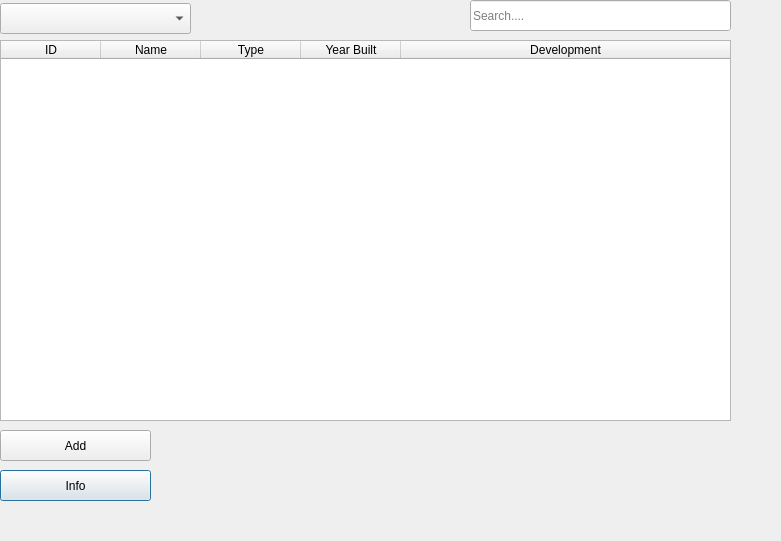
<?xml version="1.0" encoding="UTF-8"?>
<ui version="4.0">
 <class>ComputerDialog</class>
 <widget class="QDialog" name="ComputerDialog">
  <property name="geometry">
   <rect>
    <x>0</x>
    <y>0</y>
    <width>781</width>
    <height>541</height>
   </rect>
  </property>
  <property name="windowTitle">
   <string>Dialog</string>
  </property>
  <widget class="QPushButton" name="button_info_computer">
   <property name="geometry">
    <rect>
     <x>0</x>
     <y>470</y>
     <width>151</width>
     <height>31</height>
    </rect>
   </property>
   <property name="text">
    <string>Info</string>
   </property>
  </widget>
  <widget class="QPushButton" name="pushButton_add_new_scientist">
   <property name="geometry">
    <rect>
     <x>0</x>
     <y>340</y>
     <width>91</width>
     <height>31</height>
    </rect>
   </property>
   <property name="text">
    <string>Add new</string>
   </property>
  </widget>
  <widget class="QTableWidget" name="computer_table">
   <property name="geometry">
    <rect>
     <x>0</x>
     <y>40</y>
     <width>731</width>
     <height>381</height>
    </rect>
   </property>
   <property name="editTriggers">
    <set>QAbstractItemView::NoEditTriggers</set>
   </property>
   <property name="selectionBehavior">
    <enum>QAbstractItemView::SelectRows</enum>
   </property>
   <property name="showGrid">
    <bool>false</bool>
   </property>
   <property name="sortingEnabled">
    <bool>true</bool>
   </property>
   <attribute name="horizontalHeaderCascadingSectionResizes">
    <bool>false</bool>
   </attribute>
   <attribute name="horizontalHeaderHighlightSections">
    <bool>true</bool>
   </attribute>
   <attribute name="horizontalHeaderShowSortIndicator" stdset="0">
    <bool>true</bool>
   </attribute>
   <attribute name="horizontalHeaderStretchLastSection">
    <bool>true</bool>
   </attribute>
   <attribute name="verticalHeaderVisible">
    <bool>false</bool>
   </attribute>
   <attribute name="verticalHeaderDefaultSectionSize">
    <number>42</number>
   </attribute>
   <attribute name="verticalHeaderStretchLastSection">
    <bool>false</bool>
   </attribute>
   <column>
    <property name="text">
     <string>ID</string>
    </property>
   </column>
   <column>
    <property name="text">
     <string>Name</string>
    </property>
   </column>
   <column>
    <property name="text">
     <string>Type</string>
    </property>
   </column>
   <column>
    <property name="text">
     <string>Year Built</string>
    </property>
   </column>
   <column>
    <property name="text">
     <string>Development</string>
    </property>
   </column>
  </widget>
  <widget class="QLineEdit" name="search_box_computer">
   <property name="geometry">
    <rect>
     <x>470</x>
     <y>0</y>
     <width>261</width>
     <height>31</height>
    </rect>
   </property>
   <property name="mouseTracking">
    <bool>true</bool>
   </property>
   <property name="layoutDirection">
    <enum>Qt::LeftToRight</enum>
   </property>
   <property name="autoFillBackground">
    <bool>true</bool>
   </property>
   <property name="alignment">
    <set>Qt::AlignLeading|Qt::AlignLeft|Qt::AlignVCenter</set>
   </property>
   <property name="placeholderText">
    <string>Search....</string>
   </property>
   <property name="cursorMoveStyle">
    <enum>Qt::LogicalMoveStyle</enum>
   </property>
   <property name="clearButtonEnabled">
    <bool>true</bool>
   </property>
  </widget>
  <widget class="QPushButton" name="button_add_computer">
   <property name="geometry">
    <rect>
     <x>0</x>
     <y>430</y>
     <width>151</width>
     <height>31</height>
    </rect>
   </property>
   <property name="text">
    <string>Add</string>
   </property>
  </widget>
  <widget class="QComboBox" name="dropdown_what_to_look_at">
   <property name="geometry">
    <rect>
     <x>0</x>
     <y>3</y>
     <width>191</width>
     <height>31</height>
    </rect>
   </property>
  </widget>
 </widget>
 <resources/>
 <connections/>
</ui>
